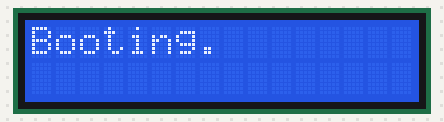
Bench run of a sketch on a simulated Arduino Uno, built with avr-gcc and run on an emulated ATmega328P. Shown: 16×2 character LCD.

Above: at 0.31 s.
At 0.81 s:
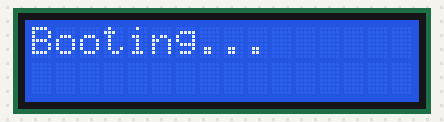
At 1.31 s:
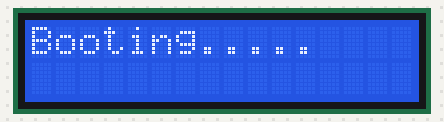
At 1.81 s:
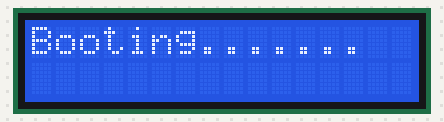
At 2.37 s:
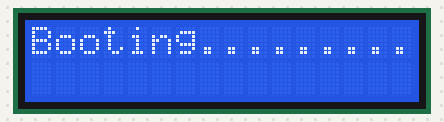

Measured:
- by itself, everything shown: repeats every 2.5 s, in 11 steps

The sketch:

LCD_BOOTING.ino
```cpp
#include <LiquidCrystal.h>
int i;
int rs = 12, en = 11, d4 = 5, d5 = 4, d6 = 3, d7 = 2;
LiquidCrystal lcd (rs, en, d4, d5, d6, d7);

void setup() {
  // put your setup code here, to run once:
  lcd.begin(16, 2);
}

void loop() {
  // put your main code here, to run repeatedly:
  lcd.setCursor(0, 0);
  lcd.print("Booting");
  for (i = 1; i < 11; i++) {
    delay(125);
    lcd.print(".");
    delay(125);
  }
  lcd.clear();
}
```
